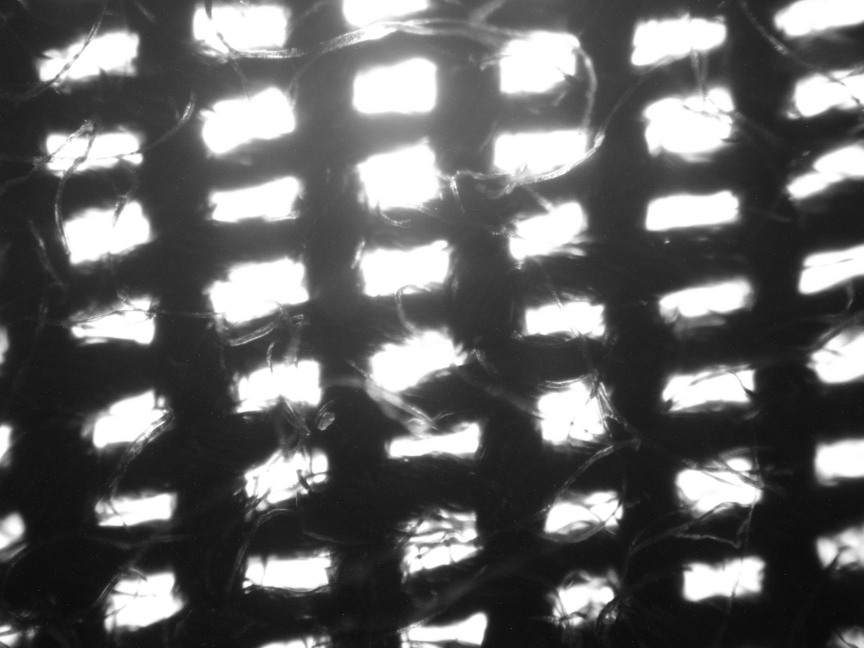
#> input picture sw40001.jpg, 2592 x 1944 px (shown at 1/3 size)
$ python projectKnit.py
#> lines starting #> are read from the running program, lines starting #| are printed output that depends on the picture; after the words box and inside, x2 and y2 are one past the last pixel; in counts of white or black regions, pixels touching at a corner belong together
import cv2
import numpy as np
#sw10005,10001
# ====  Load Image ====
img = cv2.imread("sw40001.jpg")
#> img is the input picture: shape (1944, 2592, 3); min 4, max 255, mean 100.4

# ====  Convert to Grayscale ====
gray = cv2.cvtColor(img, cv2.COLOR_BGR2GRAY)

# ====  Apply Gaussian Blur ====
blurred = cv2.GaussianBlur(gray, (25, 25), 0)

# ====  Apply Thresholding ====
# Otsu + Inverted Binary so that dark yarn becomes white (255)
_, thresh = cv2.threshold(blurred, 0, 255, cv2.THRESH_BINARY_INV + cv2.THRESH_OTSU)
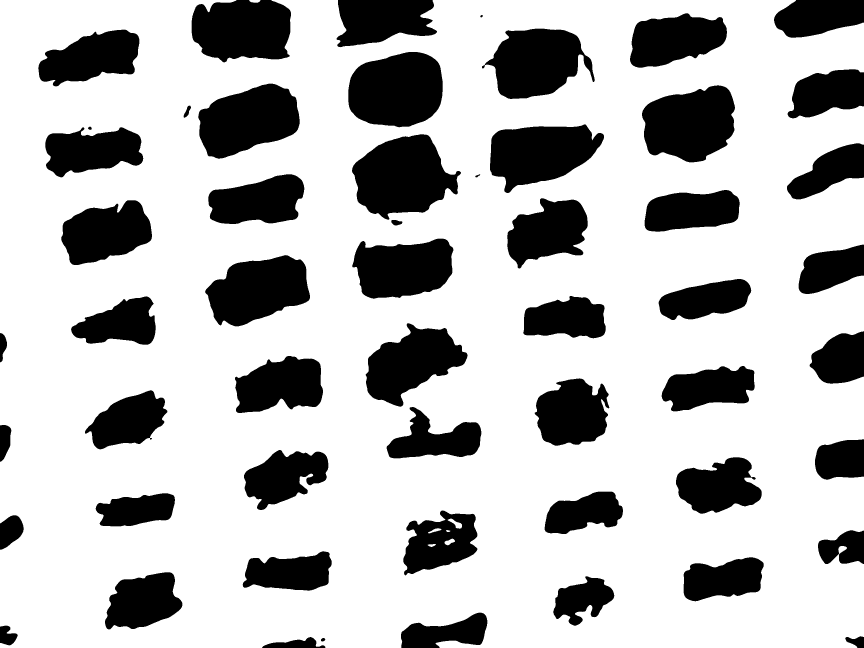
#> thresh: shape (1944, 2592) (shown at 1/3 size); 73.7% white; 55 black regions, largest, box (x1, y1, x2, y2) and area: (1056, 403, 1383, 659) 54604, (1045, 156, 1328, 382) 52075, (1926, 256, 2205, 487) 48744

# ====  Morphological Opening to Remove Noise ====
kernel = np.ones((3, 3), np.uint8)
opened = cv2.morphologyEx(thresh, cv2.MORPH_OPEN, kernel)
#> opened: shape (1944, 2592); 73.7% white; 55 black regions, largest, box (x1, y1, x2, y2) and area: (1056, 403, 1383, 659) 54607, (1045, 156, 1328, 382) 52075, (1926, 256, 2205, 487) 48746

# ====  Calculate Covering Factor ====
# After inversion, yarn is white (255), so we count white pixels
yarn_pixels = np.sum(opened == 255)
#> yarn_pixels = 3711403
total_pixels = opened.size
#> total_pixels = 5038848
covering_factor = yarn_pixels / total_pixels
#> covering_factor = 0.737

print(f" Covering Factor  {covering_factor * 100:.2f}%")
#|  Covering Factor  73.66%
print(f"Yarn Pixels (white after inversion): {yarn_pixels}")
#| Yarn Pixels (white after inversion): 3711403
print(f"Total Pixels: {total_pixels}")
#| Total Pixels: 5038848

# ====  Visualization (Resize for Display) ====
def resize(image, scale=0.5):
#> called with scale = 0.5
    h, w = image.shape[:2]
#> h = 1944; w = 2592
    return cv2.resize(image, (int(w * scale), int(h * scale)))

cv2.imshow("Original Image", resize(img))
cv2.imshow("Grayscale", resize(gray))
cv2.imshow("Blurred", resize(blurred))
cv2.imshow("Thresholded (Inverted)", resize(thresh))
#> call 4 of resize, with scale = 0.5
#> in resize (call 4), `return cv2.resize(image, (int(w * scale), int(h * scale)))`:
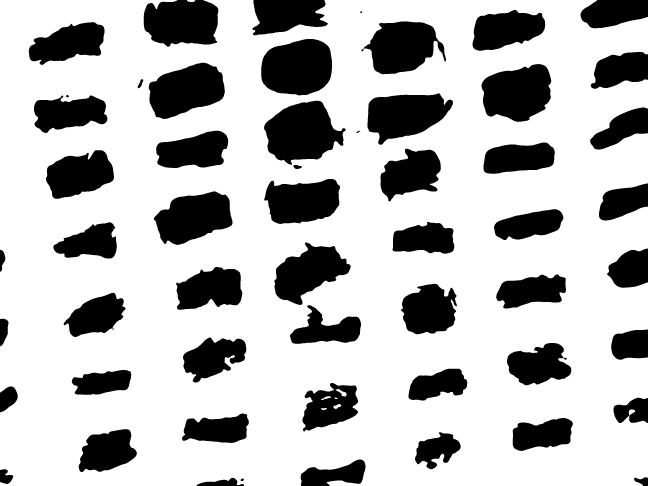
#> returned value: shape (972, 1296) (shown at 1/2 size); min 0, max 255, mean 187.8
cv2.imshow("Morphological Opened", resize(opened))

cv2.waitKey(0)
cv2.destroyAllWindows()

# ==== Optional: Save Binary Output ====
# cv2.imwrite("binary_mask_yarn.jpg", opened)

$ run again, with sw10001.jpg copied over sw40001.jpg
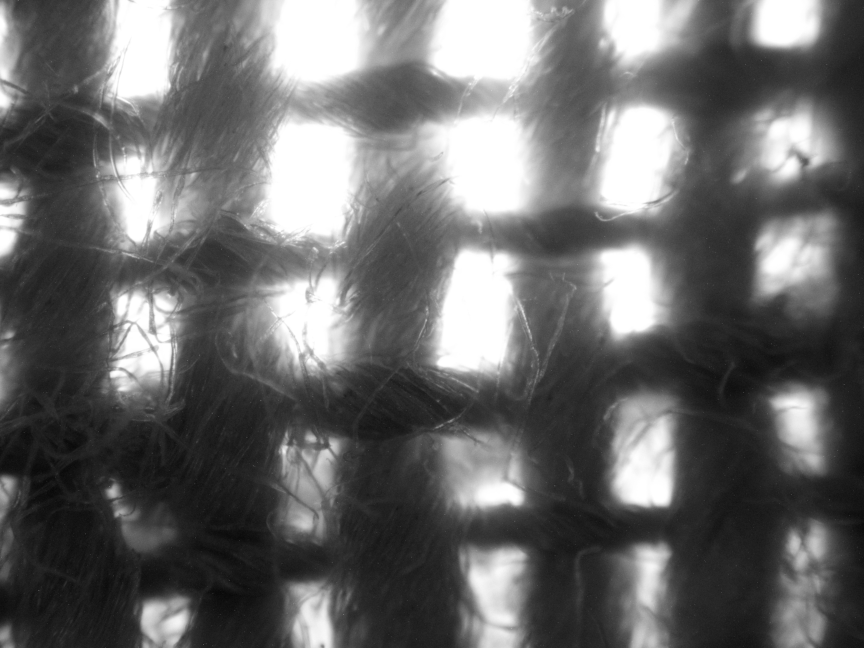
#> input picture sw10001.jpg, 2592 x 1944 px (shown at 1/3 size)
#> img is the input picture: shape (1944, 2592, 3); min 5, max 255, mean 107.6
#> `_, thresh = cv2.threshold(blurred, 0, 255, cv2.THRESH_BINARY_INV + cv2..`:
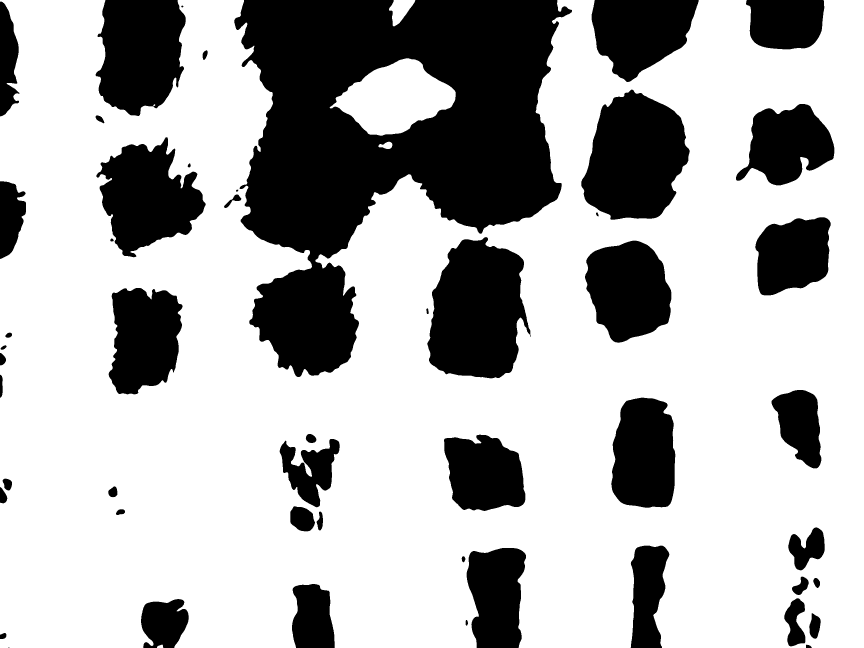
#> thresh: shape (1944, 2592) (shown at 1/3 size); 69.4% white; 51 black regions (1 under 20 px), largest, box (x1, y1, x2, y2) and area: (703, 0, 1716, 1131) 619954, (1282, 711, 1592, 1135) 97742, (1744, 269, 2069, 659) 91345
#> opened: shape (1944, 2592); 69.4% white; 51 black regions (1 under 20 px), largest, box (x1, y1, x2, y2) and area: (703, 0, 1716, 1131) 619976, (1282, 711, 1592, 1135) 97745, (1744, 269, 2069, 659) 91347
#> yarn_pixels = 3496085
#> covering_factor = 0.694
#|  Covering Factor  69.38%
#| Yarn Pixels (white after inversion): 3496085
#| Total Pixels: 5038848
#> in resize (call 4), `return cv2.resize(image, (int(w * scale), int(h * scale)))`:
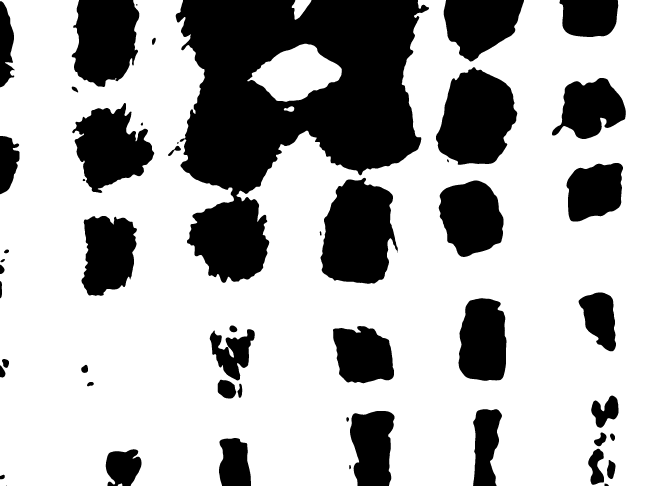
#> returned value: shape (972, 1296) (shown at 1/2 size); min 0, max 255, mean 176.9

$ run again, with sw10002.jpg copied over sw40001.jpg
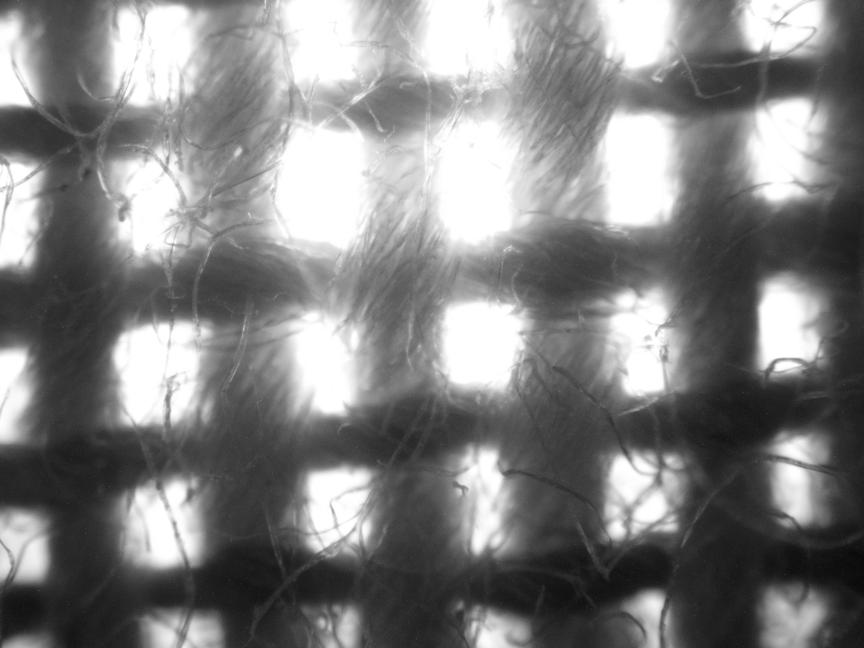
#> input picture sw10002.jpg, 2592 x 1944 px (shown at 1/3 size)
#> img is the input picture: shape (1944, 2592, 3); min 5, max 255, mean 130.3
#> `_, thresh = cv2.threshold(blurred, 0, 255, cv2.THRESH_BINARY_INV + cv2..`:
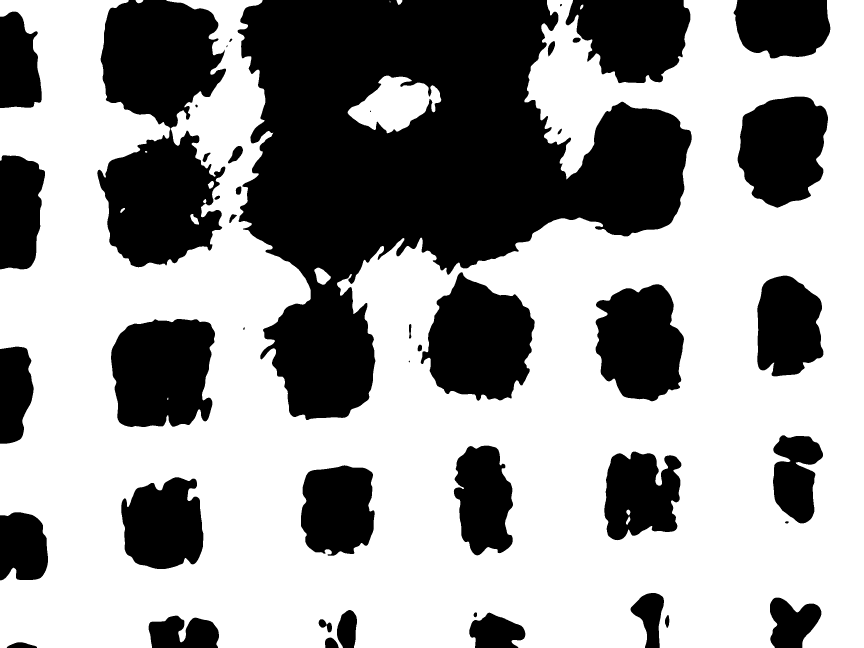
#> thresh: shape (1944, 2592) (shown at 1/3 size); 61% white; 46 black regions (3 under 20 px), largest, box (x1, y1, x2, y2) and area: (713, 0, 2075, 1260) 870482, (292, 0, 678, 802) 210208, (1262, 817, 1604, 1202) 89809
#> opened: shape (1944, 2592); 61% white; 46 black regions (3 under 20 px), largest, box (x1, y1, x2, y2) and area: (713, 0, 2075, 1260) 870520, (292, 0, 678, 802) 210234, (1262, 817, 1604, 1202) 89813
#> yarn_pixels = 3074955
#> covering_factor = 0.61
#|  Covering Factor  61.02%
#| Yarn Pixels (white after inversion): 3074955
#| Total Pixels: 5038848
#> in resize (call 4), `return cv2.resize(image, (int(w * scale), int(h * scale)))`:
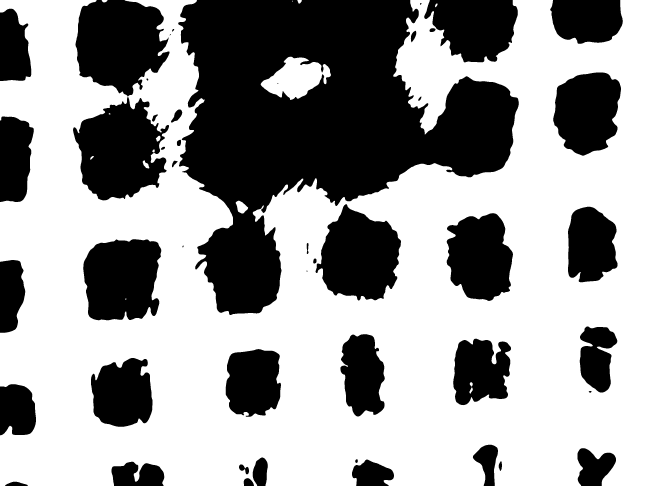
#> returned value: shape (972, 1296) (shown at 1/2 size); min 0, max 255, mean 155.6

$ run again, with sw10003.jpg copied over sw40001.jpg
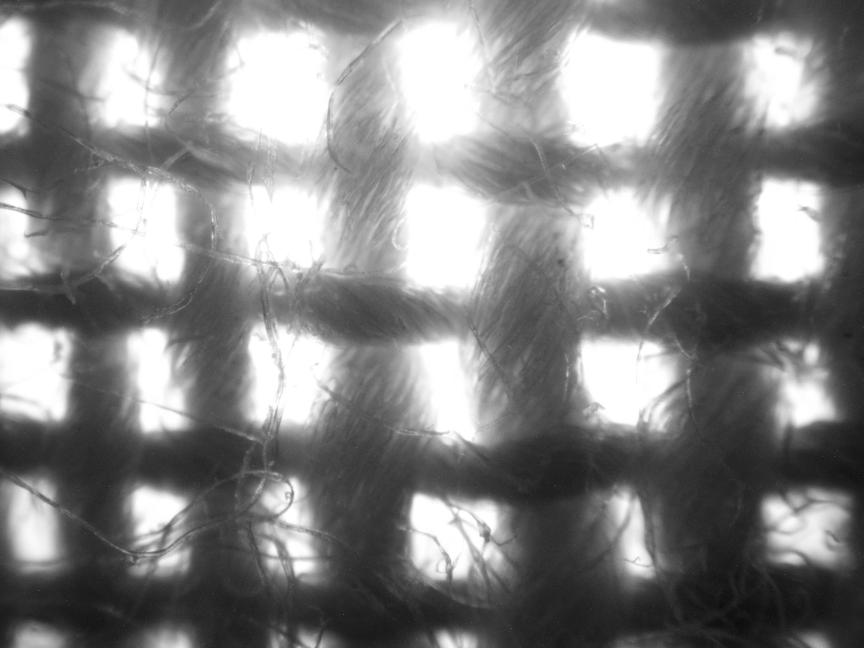
#> input picture sw10003.jpg, 2592 x 1944 px (shown at 1/3 size)
#> img is the input picture: shape (1944, 2592, 3); min 8, max 255, mean 133.1
#> `_, thresh = cv2.threshold(blurred, 0, 255, cv2.THRESH_BINARY_INV + cv2..`:
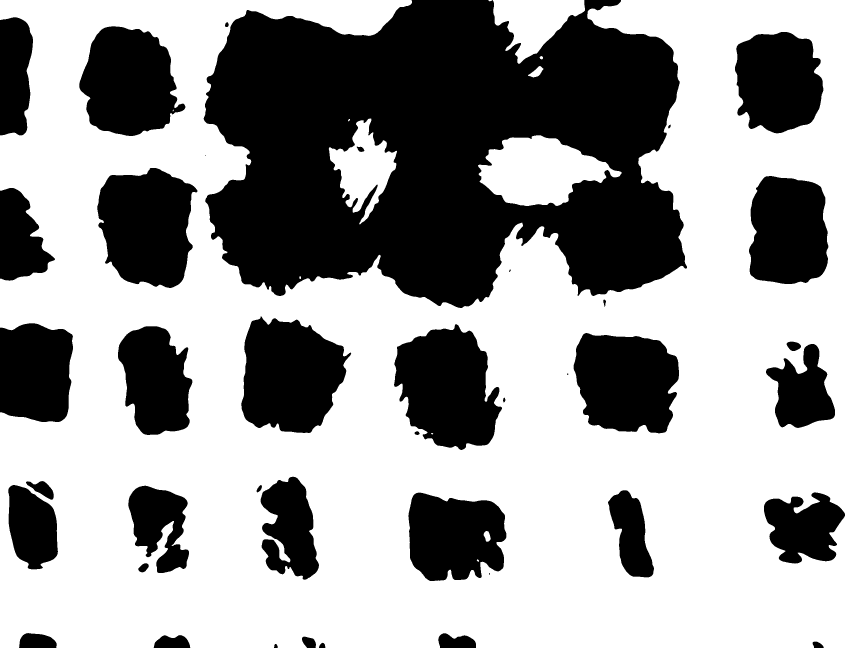
#> thresh: shape (1944, 2592) (shown at 1/3 size); 62% white; 40 black regions (3 under 20 px), largest, box (x1, y1, x2, y2) and area: (611, 0, 2061, 924) 952029, (1182, 973, 1506, 1350) 84917, (724, 949, 1054, 1299) 84326
#> opened: shape (1944, 2592); 62% white; 40 black regions (3 under 20 px), largest, box (x1, y1, x2, y2) and area: (611, 0, 2061, 924) 952060, (1182, 973, 1506, 1350) 84922, (724, 949, 1054, 1299) 84327
#> yarn_pixels = 3121776
#> covering_factor = 0.62
#|  Covering Factor  61.95%
#| Yarn Pixels (white after inversion): 3121776
#| Total Pixels: 5038848
#> in resize (call 4), `return cv2.resize(image, (int(w * scale), int(h * scale)))`:
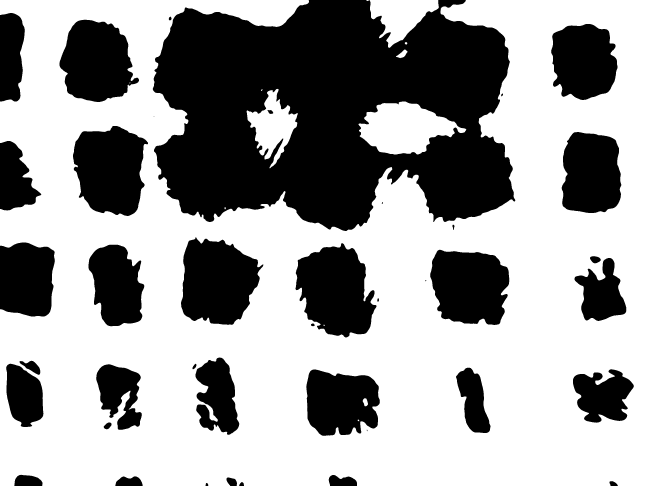
#> returned value: shape (972, 1296) (shown at 1/2 size); min 0, max 255, mean 158
